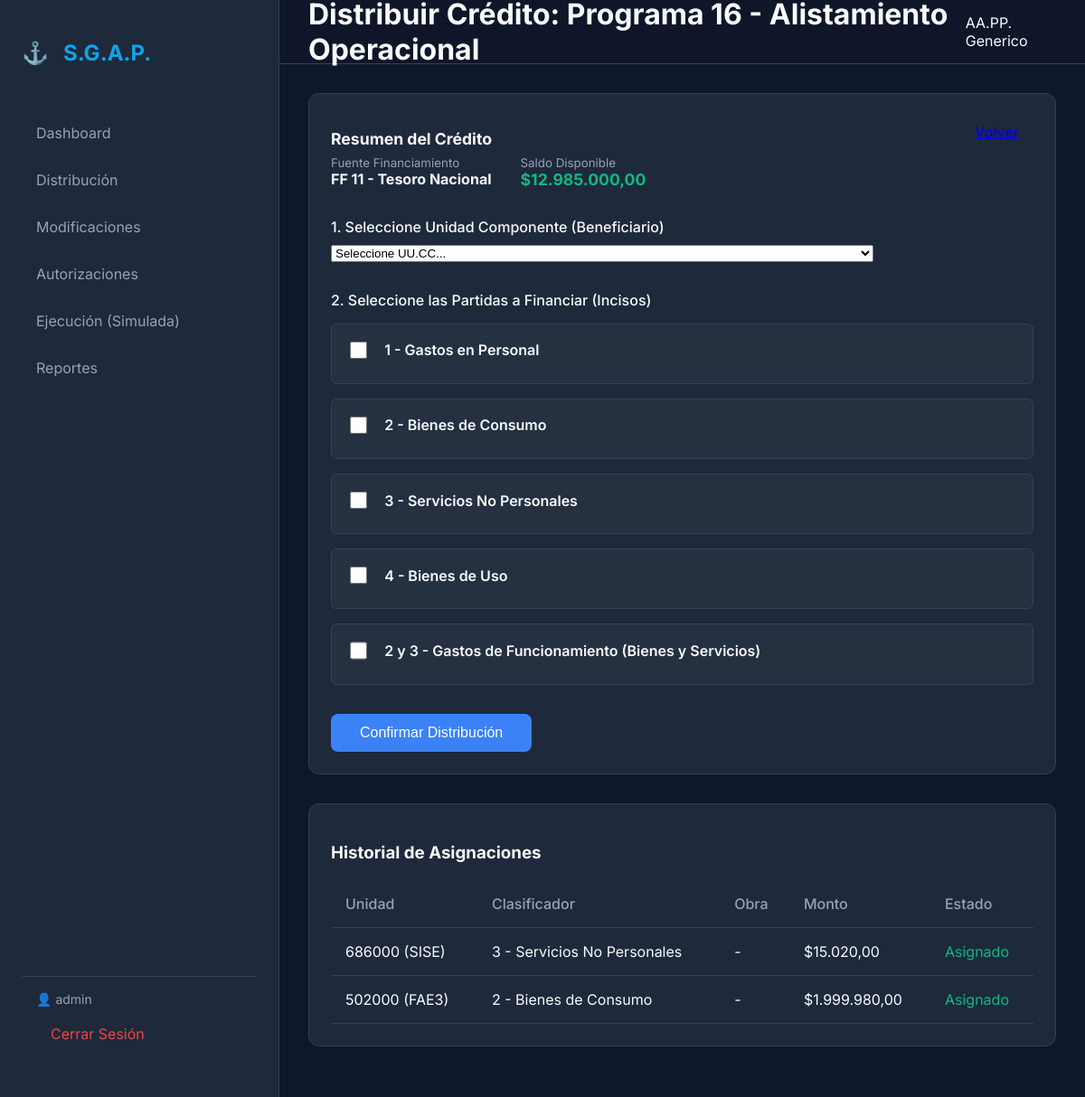
The app's page /finance/distribuir/1/ (signed in) with its own data.
### finance/models.py (models this page shows, shortened)
class Credito(models.Model):
    ESTADO_CHOICES = (
        ("VIGENTE", "Vigente"),
        ("CADUCADO", "Caducado"),
        ("DEVENGADO", "Devengado"),
    )
    programa = models.ForeignKey(EstructuraProgramatica, on_delete=models.CASCADE, related_name="creditos")
    fuente = models.ForeignKey(FuenteFinanciamiento, on_delete=models.PROTECT)
    monto_total = models.DecimalField(max_digits=12, decimal_places=2)
    anio = models.IntegerField(help_text="Año fiscal")
    trimestre = models.IntegerField(choices=[(1, "1° Trimestre"), (2, "2° Trimestre"), (3, "3° Trimestre"), (4, "4° Trimestre")])
    estado = models.CharField(max_length=20, choices=ESTADO_CHOICES, default="VIGENTE")
    fecha_creacion = models.DateTimeField(auto_now_add=True)
    @property
    def saldo_disponible(self):
        asignado = self.asignaciones.aggregate(total=models.Sum('monto'))['total'] or 0
        return self.monto_total - asignado

class Asignacion(models.Model):
    TRIMESTRE_CHOICES = (
        (1, "1° Trimestre"),
        (2, "2° Trimestre"),
        (3, "3° Trimestre"),
        (4, "4° Trimestre"),
    )
    uucc = models.ForeignKey(UnidadComponente, on_delete=models.PROTECT, related_name="asignaciones")
    credito_origen = models.ForeignKey(Credito, on_delete=models.CASCADE, related_name="asignaciones")
    clasificador_gasto = models.ForeignKey(ClasificadorGasto, on_delete=models.PROTECT)
    obra = models.ForeignKey(EstructuraProgramatica, on_delete=models.PROTECT, null=True, blank=True, related_name="asignaciones_obra", help_text="Obligatorio para Inciso 4 (Inversión)")
    monto = models.DecimalField(max_digits=12, decimal_places=2)
    trimestre = models.IntegerField(choices=TRIMESTRE_CHOICES)

### core/models.py (models this page shows, shortened)
class FuenteFinanciamiento(models.Model):
    CODIGO_CHOICES = (
        ("11", "Tesoro Nacional"),
        ("13", "Recursos Específicos"),
    )
    codigo = models.CharField(max_length=10, choices=CODIGO_CHOICES)
    descripcion = models.CharField(max_length=255)
    es_fiscal = models.BooleanField(default=True, help_text="Indica si es dinero fiscal")
    def __str__(self):
        return f"FF {self.codigo} - {self.descripcion}"

class ClasificadorGasto(models.Model):
    NIVEL_CHOICES = (
        (1, "Inciso"),
        (2, "Partida Principal"),
        (3, "Partida Parcial"),
        (4, "Partida Subparcial"),
    )
    codigo = models.CharField(max_length=50)
    descripcion = models.CharField(max_length=255)
    nivel = models.IntegerField(choices=NIVEL_CHOICES)
    padre = models.ForeignKey("self", null=True, blank=True, on_delete=models.CASCADE, related_name="hijos")

class UnidadComponente(models.Model):
    nombre = models.CharField(max_length=255)
    codigo = models.CharField(max_length=50) # Removed unique=True to allow shared budget codes
    sigla = models.CharField(max_length=20, unique=True, null=True) # Added Sigla as unique identifier
    es_ejecutora = models.BooleanField(default=False, help_text="Solo UU.CC. del Plan Bienal pueden ejecutar gasto")

### finance/views.py (the view, shortened to what this page needs)
# urls.py: path('distribuir/<int:credito_id>/', views.distribuir_credito, name='distribuir_credito'),
@login_required
def distribuir_credito(request, credito_id):
    credito = get_object_or_404(Credito, pk=credito_id)
    asignaciones = credito.asignaciones.all()
    incisos = ClasificadorGasto.objects.filter(nivel=1)
    uuccs = UnidadComponente.objects.all()
    obras = EstructuraProgramatica.objects.filter(nivel=4) # Assuming 4 is Obra
    context = {
        'credito': credito,
        'asignaciones': asignaciones,
        'incisos': incisos,
        'uuccs': uuccs,
        'obras': obras
    }
    return render(request, 'finance/distribuir.html', context)

### core/models.py (called while the page is built)
    def __str__(self):
        return f"{self.get_nivel_display()} {self.codigo} - {self.descripcion}"

### finance/templates/finance/distribuir.html (shortened to what this page needs)
{% extends 'base.html' %}
{% block content %}
<div class="card">
    <div style="display: flex; justify-content: space-between; align-items: flex-start; margin-bottom: 2rem;">
        <div>
            <h2 style="font-size: 1.1rem; margin-bottom: 0.5rem;">Resumen del Crédito</h2>
            <div style="display: grid; grid-template-columns: auto auto; gap: 2rem;">
                <div>
                    <small style="color: var(--text-muted); display: block;">Fuente Financiamiento</small>
                    <strong>{{ credito.fuente }}</strong>
                </div>
                <div>
                    <small style="color: var(--text-muted); display: block;">Saldo Disponible</small>
                    <strong style="color: var(--success); font-size: 1.1rem;">${{ credito.saldo_disponible }}</strong>
                </div>
            </div>
        </div>
        <a href="{% url 'finance:lista_creditos' %}" class="btn">Volver</a>
    </div>
    <form method="POST">
        <div style="margin-bottom: 2rem;">
            <label style="display: block; margin-bottom: 0.5rem; font-weight: 500;">1. Seleccione Unidad Componente
                (Beneficiario)</label>
            <select name="uucc" class="form-input" style="width: 100%; max-width: 600px;" required>
                <option value="">Seleccione UU.CC...</option>
            </select>
        </div>
        <div style="margin-bottom: 2rem;">
            <label style="display: block; margin-bottom: 1rem; font-weight: 500;">2. Seleccione las Partidas a Financiar
                (Incisos)</label>
            <div style="display: grid; gap: 1rem; max-width: 800px;">
                {% for inciso in incisos %}
                <div class="inciso-card"
                    style="background: rgba(255,255,255,0.03); border: 1px solid var(--border); border-radius: 6px; padding: 1rem;">
                    <div style="display: flex; align-items: center; gap: 1rem; margin-bottom: 0.5rem;">
                        <input type="checkbox" id="check_{{ inciso.id }}"
                            onchange="document.getElementById('details_{{ inciso.id }}').style.display = this.checked ? 'grid' : 'none'"
                            style="width: 1.2rem; height: 1.2rem; cursor: pointer;">
                        <label for="check_{{ inciso.id }}" style="cursor: pointer; font-weight: 600; font-size: 1rem;">
                            {{ inciso.codigo }} - {{ inciso.descripcion }}
                        </label>
                    </div>
                </div>
                {% endfor %}
                <div class="inciso-card"
                    style="background: rgba(255,255,255,0.03); border: 1px solid var(--border); border-radius: 6px; padding: 1rem;">
                    <div style="display: flex; align-items: center; gap: 1rem; margin-bottom: 0.5rem;">
                        <input type="checkbox" id="check_combined_23"
                            onchange="document.getElementById('details_combined_23').style.display = this.checked ? 'grid' : 'none'"
                            style="width: 1.2rem; height: 1.2rem; cursor: pointer;">
                        <label for="check_combined_23" style="cursor: pointer; font-weight: 600; font-size: 1rem;">
                            2 y 3 - Gastos de Funcionamiento (Bienes y Servicios)
                        </label>
                    </div>
                </div>
            </div>
        </div>
        <button type="submit" class="btn btn-primary" style="padding: 0.75rem 2rem; font-size: 1rem;">Confirmar
            Distribución</button>
    </form>
</div>
<div class="card" style="margin-top: 2rem;">
    <h3>Historial de Asignaciones</h3>
    {% if asignaciones %}
    <table>
        <thead>
            <tr>
                <th>Unidad</th>
                <th>Clasificador</th>
                <th>Obra</th>
                <th>Monto</th>
                <th>Estado</th>
            </tr>
        </thead>
        <tbody>
            {% for a in asignaciones %}
            <tr>
                <td>{{ a.uucc.codigo }} ({{ a.uucc.sigla }})</td>
                <td>{{ a.clasificador_gasto.codigo }} - {{ a.clasificador_gasto.descripcion }}</td>
                <td>{{ a.obra.codigo|default:"-" }}</td>
                <td>${{ a.monto }}</td>
                <td style="color: var(--success);">Asignado</td>
            </tr>
            {% endfor %}
        </tbody>
    </table>
    {% else %}
    <p style="padding: 1rem; color: var(--text-muted);">Aún no se han distribuido fondos de este crédito.</p>
    {% endif %}
</div>
{% endblock %}

### core/templates/base.html (shortened to what this page needs)
<!DOCTYPE html>
<html lang="es">
<head>
    <link rel="stylesheet" href="/static/css/style.css">
</head>
<body>
    <div class="app-container">
        <aside class="sidebar">
            <div class="logo-area">
                <div class="logo-icon">⚓</div>
                <h2>S.G.A.P.</h2>
            </div>
            <nav>
                <a href="{% url 'dashboard:home' %}" class="nav-item">Dashboard</a>
                <a href="{% url 'finance:lista_creditos' %}" class="nav-item">Distribución</a>
                <a href="{% url 'finance:modificaciones' %}" class="nav-item">Modificaciones</a>
                <a href="{% url 'finance:lista_autorizaciones' %}" class="nav-item">Autorizaciones</a>
                <a href="{% url 'finance:simular_ejecucion' %}" class="nav-item">Ejecución (Simulada)</a>
                <a href="{% url 'dashboard:reporte_estado_mensual' %}" class="nav-item">Reportes</a>
            </nav>
            <div style="margin-top: auto; padding: 1rem; border-top: 1px solid rgba(255,255,255,0.1);">
                <div style="color: #94a3b8; font-size: 0.875rem; margin-bottom: 0.5rem;">
                    👤 {{ user.username }}
                </div>
                <a href="{% url 'core:logout' %}" class="nav-item" style="color: #ef4444;">Cerrar Sesión</a>
            </div>
        </aside>
        <main class="content-area">
            <header class="top-bar">
                <h1>{% block page_title %}Panel de Control{% endblock %}</h1>
                <div class="user-profile">
                    <span>AA.PP. Generico</span>
                </div>
            </header>
            <div class="content-wrapper">
                {% block content %}
                {% endblock %}
            </div>
        </main>
    </div>
</body>
</html>

### core/static/css/style.css (style rules this page uses)
:root { --bg-dark: #0f172a; --bg-card: #1e293b; --primary: #3b82f6; --accent: #0ea5e9; --text-main: #f8fafc; --text-muted: #94a3b8; --border: #334155; --success: #10b981; --danger: #ef4444; }
body { margin: 0; font-family: 'Inter', sans-serif; background-color: var(--bg-dark); color: var(--text-main); overflow-x: hidden; }
.app-container { display: flex; height: 100vh; }
.sidebar { width: 260px; background-color: var(--bg-card); border-right: 1px solid var(--border); display: flex; flex-direction: column; padding: 1.5rem; }
.logo-area { display: flex; align-items: center; gap: 1rem; margin-bottom: 2rem; color: var(--accent); }
.logo-icon { font-size: 1.5rem; }
.nav-item { display: block; padding: 0.75rem 1rem; color: var(--text-muted); text-decoration: none; border-radius: 0.5rem; margin-bottom: 0.5rem; transition: all 0.2s; }
.content-area { flex: 1; display: flex; flex-direction: column; overflow-y: auto; }
.top-bar { height: 70px; border-bottom: 1px solid var(--border); display: flex; align-items: center; justify-content: space-between; padding: 0 2rem; background-color: rgba(15, 23, 42, 0.8); backdrop-filter: blur(10px); }
.content-wrapper { padding: 2rem; }
.card { background-color: var(--bg-card); border: 1px solid var(--border); border-radius: 0.75rem; padding: 1.5rem; margin-bottom: 1.5rem; }
.btn { padding: 0.5rem 1rem; border-radius: 0.5rem; border: none; cursor: pointer; font-weight: 500; transition: 0.2s; }
.btn-primary { background-color: var(--primary); color: white; }
table { width: 100%; border-collapse: collapse; }
th, td { text-align: left; padding: 1rem; border-bottom: 1px solid var(--border); }
th { color: var(--text-muted); font-weight: 500; }

### records on screen
Credito: fuente "FF 11 - Tesoro Nacional", saldo_disponible "12.985.000,00"
ClasificadorGasto: codigo "1", descripcion "Gastos en Personal"
ClasificadorGasto: codigo "2", descripcion "Bienes de Consumo"
ClasificadorGasto: codigo "3", descripcion "Servicios No Personales"
ClasificadorGasto: codigo "4", descripcion "Bienes de Uso"
Asignacion: uucc.codigo "686000", uucc.sigla "SISE", clasificador_gasto.codigo "3", clasificador_gasto.descripcion "Servicios No Personales", obra.codigo "-", monto "15.020,00"
Asignacion: uucc.codigo "502000", uucc.sigla "FAE3", clasificador_gasto.codigo "2", clasificador_gasto.descripcion "Bienes de Consumo", obra.codigo "-", monto "1.999.980,00"

### other values on screen
{{ user.username }} "admin"
